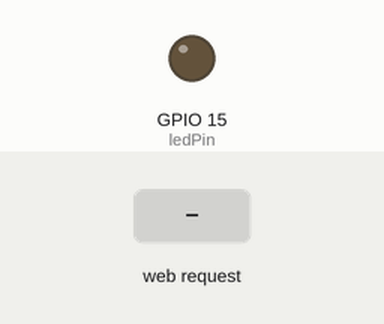
Recording of a program running on a simulated ESP32. Parts: output pins drawn as LEDs (lit = HIGH). Inputs (shaded band) come from the test bench. What the program prints to the serial monitor is not drawn.

Above: at 1.2 s.
1.3 s: HTTP request GET /LED/on received
At 2.0 s:
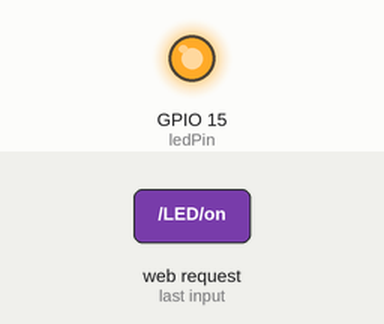
2.8 s: HTTP request GET /LED/off received
At 3.1 s:
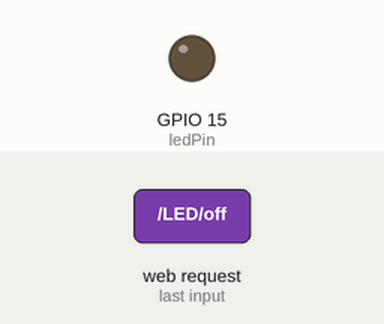
Timing chart, 0 to 5.8 s (numbered marks = the images above; inputs shaded):
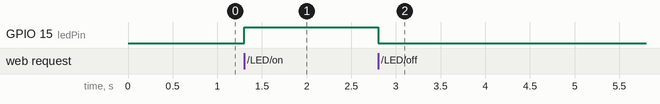

The program:

main.cpp
```cpp
#include <WiFi.h>
#include <DNSServer.h>
#include <WebServer.h>

// SSID & Password
const char* ssid = "ESP32-Access-Point";  // ÄãµÄSSID
const char* password = "20051215";       // ÄãµÄÃÜÂë

// DNS·þÎñÆ÷ºÍWeb·þÎñÆ÷µÄ¶Ë¿Ú
const byte DNS_PORT = 53;
DNSServer dnsServer;
WebServer server(80);

// LEDÒý½ÅÉèÖÃÎªGPIO 15,ÕâÀïÐèÒª¸Ä³É¶ÔÓ¦Êµ¼ÊÊ¹ÓÃµÄgpio¶Ë¿Ú
const int ledPin = 15;

// ÉèÖÃHTMLÒ³ÃæÄÚÈÝ
String HTML = "<!DOCTYPE html><html><body>"
              "<h1>ESP32 LED Control plan</h1>"
              "<p><a href=\"/LED/on\">open LED</a></p>"
              "<p><a href=\"/LED/off\">close LED</a></p>"
              "</body></html>";

void handleRoot() {
  server.send(200, "text/html", HTML);
}

void handleLedOn() {
  digitalWrite(ledPin, HIGH);
  server.send(200, "text/html", "<p>LED Opend</p><a href=\"/\">return</a>");
}

void handleLedOff() {
  digitalWrite(ledPin, LOW);
  server.send(200, "text/html", "<p>LED Closed</p><a href=\"/\">return</a>");
}

void setup() {
  Serial.begin(115200);
  pinMode(ledPin, OUTPUT);
  digitalWrite(ledPin, LOW); // Ä¬ÈÏLED¹Ø±Õ

  // ÉèÖÃESP32ÎªAPÄ£Ê½
  WiFi.softAP(ssid, password);
  Serial.println("ESP32×÷ÎªAccess PointÆô¶¯");

  // Æô¶¯DNS·þÎñÆ÷£¬½«ËùÓÐÓòÃûÇëÇóÖØ¶¨Ïòµ½±¾µØ
  dnsServer.start(DNS_PORT, "*", WiFi.softAPIP());

  // ÉèÖÃWeb·þÎñÆ÷Â·ÓÉ
  server.on("/", handleRoot);
  server.on("/LED/on", handleLedOn);
  server.on("/LED/off", handleLedOff);

  // ²¶»ñËùÓÐÎ´¶¨ÒåµÄÇëÇó²¢ÖØ¶¨Ïòµ½¸ùÄ¿Â¼
  server.onNotFound([]() {
    server.send(200, "text/html", HTML);
  });

  server.begin();
  Serial.println("Web·þÎñÆ÷ÒÑÆô¶¯");
}

void loop() {
  dnsServer.processNextRequest(); // ´¦ÀíDNSÖØ¶¨Ïò
  server.handleClient(); // ´¦ÀíHTTPÇëÇó
}
```

Measured:
- after the input at 1.3 s, GPIO 15 (ledPin): LOW → HIGH at once
- after the input at 2.8 s, GPIO 15 (ledPin): HIGH → LOW at once
